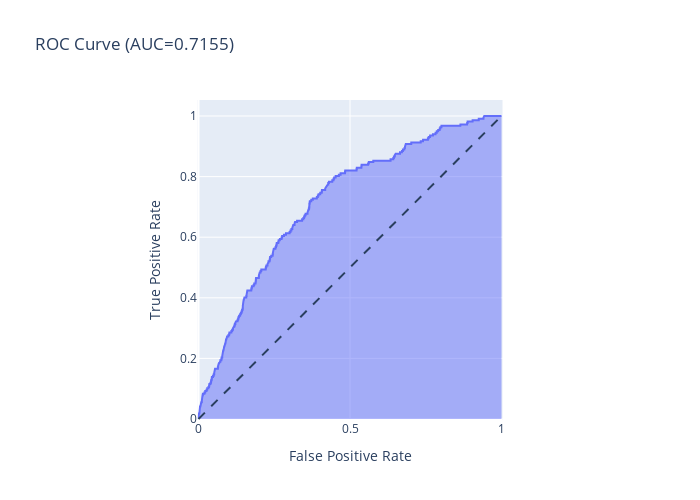

Notebook source saved alongside this figure:
### Code cell
from sklearn.metrics import roc_curve, auc


fpr, tpr, thresholds = roc_curve(test[y_col], bst_tree_proba)

#Plot ROC AUC Curve 
fig = px.area(
    x=fpr, y=tpr,
    title=f'ROC Curve (AUC={auc(fpr, tpr):.4f})',
    labels=dict(x='False Positive Rate', y='True Positive Rate'),
    width=700, height=500
)
fig.add_shape(
    type='line', line=dict(dash='dash'),
    x0=0, x1=1, y0=0, y1=1
)

fig.update_yaxes(scaleanchor="x", scaleratio=1)
fig.update_xaxes(constrain='domain')
fig.show()

### Figure 1 — Plotly figure (JSON) as saved in the notebook; plotly's stock layout.template omitted (floating-point values rounded to 4 significant figures; data arrays with more than 128 entries replaced by an {"elided": "..."} marker saying what was removed)
{"data": [{"hovertemplate": "False Positive Rate=%{x}<br>True Positive Rate=%{y}<extra></extra>", "legendgroup": "", "line": {"color": "#636efa"}, "mode": "lines", "name": "", "orientation": "v", "showlegend": false, "stackgroup": "1", "type": "scatter", "x": {"elided": "5499 float values"}, "xaxis": "x", "y": {"elided": "5499 float values"}, "yaxis": "y"}], "layout": {"height": 500, "legend": {"tracegroupgap": 0}, "shapes": [{"line": {"dash": "dash"}, "type": "line", "x0": 0, "x1": 1, "y0": 0, "y1": 1}], "title": {"text": "ROC Curve (AUC=0.7155)"}, "width": 700, "xaxis": {"anchor": "y", "constrain": "domain", "domain": [0, 1], "title": {"text": "False Positive Rate"}}, "yaxis": {"anchor": "x", "domain": [0, 1], "scaleanchor": "x", "scaleratio": 1, "title": {"text": "True Positive Rate"}}}}
